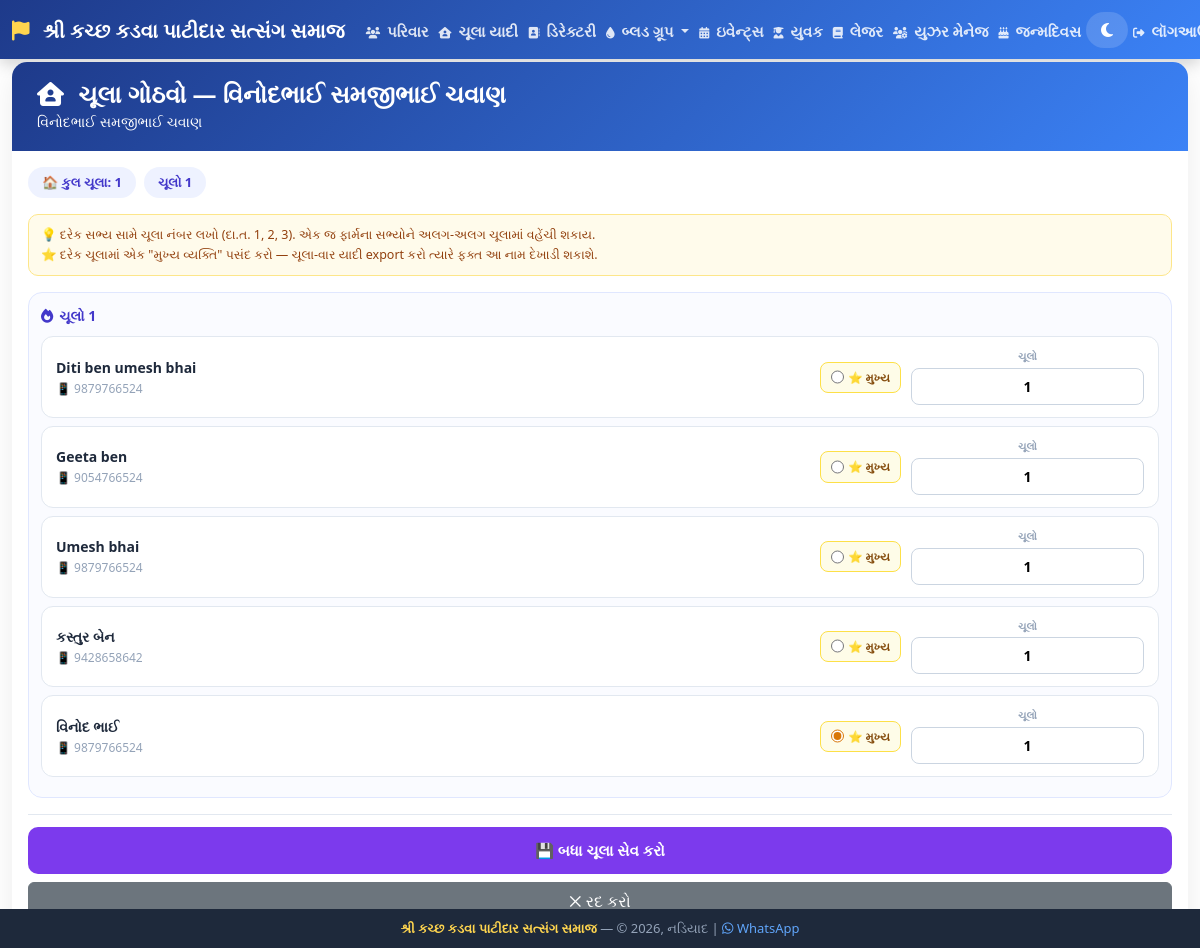
The app's page /house-list/manage/14 (signed in) with its own data.
### tables this page shows
CREATE TABLE families (
        id INTEGER PRIMARY KEY AUTOINCREMENT, 
        firm_name TEXT, 
        family_name TEXT, 
        mobile TEXT, 
        address TEXT, 
        uif REAL DEFAULT 0.0
    );

CREATE TABLE family_members (
        id INTEGER PRIMARY KEY AUTOINCREMENT, 
        family_id INTEGER, 
        name TEXT, 
        mobile TEXT, 
        business_study TEXT, 
        birth_date TEXT
    , house_number TEXT DEFAULT '1', is_head INTEGER DEFAULT 0, blood_group TEXT);

### app.py (the view, shortened to what this page needs)
@app.route("/house-list/manage/<int:family_id>", methods=["GET", "POST"])
def manage_chulas(family_id):
    if not session.get("logged_in"):
        return redirect("/login")
    conn = sqlite3.connect("samaj.db")
    cursor = conn.cursor()
    cursor.execute("SELECT id, firm_name, family_name FROM families WHERE id=?", (family_id,))
    fam = cursor.fetchone()
    if not fam:
        conn.close()
        return "<h3>પરિવાર મળ્યો નથી!</h3>"
    cursor.execute("""
        SELECT id, name, mobile, house_number, is_head FROM family_members
        WHERE family_id=? ORDER BY house_number ASC, name ASC
    """, (family_id,))
    members = cursor.fetchall()
    conn.close()
    distinct_chulas = sorted(set((m[3] or "1") for m in members), key=lambda x: (0, int(x)) if x.isdigit() else (1, x))
    return render_template("manage_chulas.html",
                          family_id=family_id,
                          firm_name=fam[1],
                          family_name=fam[2],
                          members=members,
                          distinct_chulas=distinct_chulas)

### templates/manage_chulas.html (shortened to what this page needs)
{% extends "base.html" %}
{% block content %}
<div class="card">
    <div class="card-header">
        <h4 class="mb-0"><i class="fas fa-house-user me-2"></i> ચૂલા ગોઠવો — {{ firm_name }}</h4>
        <small>{{ family_name }}</small>
    </div>
    <div class="card-body">
        <div class="chula-summary">
            <span class="pill">🏠 કુલ ચૂલા: {{ distinct_chulas|length }}</span>
            {% for c in distinct_chulas %}
            <span class="pill">ચૂલો {{ c }}</span>
            {% endfor %}
        </div>
        <div class="quick-tip">
            💡 દરેક સભ્ય સામે ચૂલા નંબર લખો (દા.ત. 1, 2, 3). એક જ ફાર્મના સભ્યોને અલગ-અલગ ચૂલામાં વહેંચી શકાય.<br>
            ⭐ દરેક ચૂલામાં એક "મુખ્ય વ્યક્તિ" પસંદ કરો — ચૂલા-વાર યાદી export કરો ત્યારે ફક્ત આ નામ દેખાડી શકાશે.
        </div>
        <form method="POST" action="/house-list/manage/{{ family_id }}">
            {% for chula_num in distinct_chulas %}
            <div class="chula-section">
                <div class="chula-section-title"><i class="fas fa-fire"></i> ચૂલો {{ chula_num }}</div>
                {% for m in members %}
                    {% if (m[3] or '1') == chula_num %}
                    <div class="member-edit-row">
                        <div class="minfo">
                            <div class="mname">{{ m[1] }}</div>
                            <div class="mmobile">📱 {{ m[2] or '-' }}</div>
                        </div>
                        <div class="head-radio-wrap">
                            <label>
                                <input type="radio" name="head_for_chula_{{ chula_num }}" value="{{ m[0] }}" {% if m[4] == 1 %}checked{% endif %}>
                                ⭐ મુખ્ય
                            </label>
                        </div>
                        <div class="chula-input-wrap">
                            <label>ચૂલો</label>
                            <input type="text" name="chula_{{ m[0] }}" value="{{ m[3] or '1' }}">
                        </div>
                    </div>
                    {% endif %}
                {% endfor %}
            </div>
            {% else %}
            <div class="text-center text-muted py-4">આ પરિવારમાં કોઈ સભ્ય નથી.</div>
            {% endfor %}
            <div class="save-bar">
                <button type="submit" class="btn-save-chulas">💾 બધા ચૂલા સેવ કરો</button>
                <a href="/house-list" class="btn btn-secondary w-100 mt-2">✕ રદ કરો</a>
            </div>
        </form>
    </div>
</div>
{% endblock %}

### templates/base.html (style rules this page uses)
html, body { width: 100% !important; overflow-x: hidden !important; margin: 0 !important; padding: 0 !important; }
input, select, textarea, .form-control { width: 100% !important; max-width: 100% !important; }
body { font-family: 'Segoe UI', Tahoma, Geneva, Verdana, sans-serif; padding-bottom: 60px; transition: all 0.3s; }
.card { border-radius: 15px; box-shadow: 0 10px 30px rgba(0,0,0,0.08); border: none; overflow: hidden; }
.card-header { background: linear-gradient(135deg, #1e3a8a, #3b82f6); color: white; padding: 18px 25px; border-bottom: none; }
.card-header h4 { margin: 0; font-weight: 600; }
* { box-sizing: border-box; }
body { overflow-x: hidden !important; width: 100%; }

### templates/manage_chulas.html (style rules this page uses)
* { box-sizing: border-box; }
.chula-summary { display: flex; gap: 8px; flex-wrap: wrap; margin-bottom: 16px; }
.chula-summary .pill { background: #eef2ff; color: #4338ca; border-radius: 20px; padding: 6px 14px; font-size: 13px; font-weight: 700; }
.quick-tip { background: #fffbeb; border: 1.5px solid #fde68a; color: #92400e; border-radius: 10px; padding: 10px 12px; font-size: 12.5px; margin-bottom: 16px; line-height: 1.6; }
.chula-section { background: #fafbff; border: 1.5px solid #e0e7ff; border-radius: 14px; padding: 12px; margin-bottom: 16px; }
.chula-section-title { font-weight: 700; color: #4338ca; font-size: 14px; margin-bottom: 10px; display: flex; align-items: center; gap: 6px; }
.member-edit-row { background: white; border: 1px solid #e2e8f0; border-radius: 12px; padding: 12px 14px; margin-bottom: 8px; display: flex; align-items: center; gap: 10px; flex-wrap: wrap; }
.member-edit-row .minfo { flex: 1; min-width: 120px; }
.member-edit-row .mname { font-weight: 700; color: #1e293b; font-size: 14px; }
.member-edit-row .mmobile { font-size: 12px; color: #94a3b8; margin-top: 2px; }
.chula-input-wrap { flex-shrink: 0; text-align: center; }
.chula-input-wrap label { display: block; font-size: 10.5px; color: #94a3b8; font-weight: 700; margin-bottom: 3px; }
.chula-input-wrap input { width: 64px; border: 1.5px solid #cbd5e1; border-radius: 8px; padding: 7px 6px; text-align: center; font-weight: 700; font-size: 14px; }
.head-radio-wrap { flex-shrink: 0; display: flex; align-items: center; gap: 5px; background: #fefce8; border: 1.5px solid #fde047; border-radius: 8px; padding: 6px 10px; }
.head-radio-wrap label { font-size: 11.5px; font-weight: 700; color: #854d0e; display: flex; align-items: center; gap: 4px; cursor: pointer; white-space: nowrap; }
.head-radio-wrap input[type="radio"] { width: 16px; height: 16px; accent-color: #d97706; }
.save-bar { position: sticky; bottom: 0; background: white; padding: 12px 0; margin-top: 10px; border-top: 1px solid #e2e8f0; }
.btn-save-chulas { width: 100%; background: #7c3aed; color: white; border: none; border-radius: 10px; padding: 12px; font-weight: 700; font-size: 15px; }

### records on screen
families: firm_name "વિનોદભાઈ સમજીભાઈ ચવાણ", family_name "વિનોદભાઈ સમજીભાઈ ચવાણ"
family_members: name "Diti ben umesh bhai", mobile "9879766524", is_head "☐ ⭐ મુખ્ય", house_number "1"
family_members: name "Geeta ben", mobile "9054766524", is_head "☐ ⭐ મુખ્ય", house_number "1"
family_members: name "Umesh bhai", mobile "9879766524", is_head "☐ ⭐ મુખ્ય", house_number "1"
family_members: name "કસ્તુર બેન", mobile "9428658642", is_head "☐ ⭐ મુખ્ય", house_number "1"
family_members: name "વિનોદ ભાઈ", mobile "9879766524", is_head "☑ ⭐ મુખ્ય", house_number "1"

### other values on screen
{{ distinct_chulas|length }} "1"
{{ c }} "1"
{{ chula_num }} "1"
